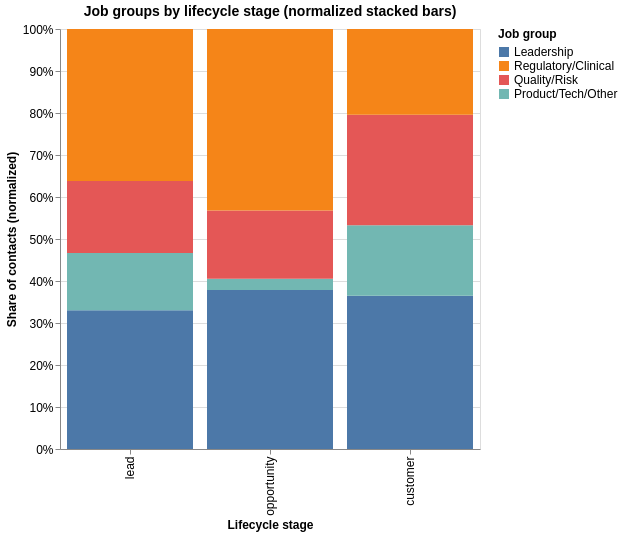

The cell this chart's notebook holds for it:
### Code cell
import altair as alt

stage_order = ["lead", "opportunity", "customer"]
group_order = ["Leadership", "Regulatory/Clinical", "Quality/Risk", "Product/Tech/Other"]

plot_df = df.copy()
plot_df["lifecycle_stage"] = pd.Categorical(plot_df["lifecycle_stage"], categories=stage_order, ordered=True)
plot_df["job_group"] = pd.Categorical(plot_df["job_group"], categories=group_order, ordered=True)

# Format percent for labels/tooltips
plot_df["pct_label"] = (plot_df["pct_within_stage"] * 100).round(1).astype(str) + "%"

chart = (
    alt.Chart(plot_df)
    .mark_bar()
    .encode(
        x=alt.X("lifecycle_stage:N", sort=stage_order, title="Lifecycle stage"),
        y=alt.Y("pct_within_stage:Q", stack="normalize", title="Share of contacts (normalized)"),
        color=alt.Color("job_group:N", sort=group_order, title="Job group"),
        tooltip=[
            alt.Tooltip("lifecycle_stage:N", title="Stage"),
            alt.Tooltip("job_group:N", title="Job group"),
            alt.Tooltip("n_contacts:Q", title="Contacts"),
            alt.Tooltip("stage_total:Q", title="Stage total"),
            alt.Tooltip("pct_within_stage:Q", title="Share", format=".1%")
        ],
        order=alt.Order("job_group:N", sort="ascending"),
    )
    .properties(
        width=420,
        height=420,
        title="Job groups by lifecycle stage (normalized stacked bars)"
    )
)


(chart).configure_axis(
    labelFontSize=12,
    titleFontSize=12
).configure_legend(
    titleFontSize=12,
    labelFontSize=12
).configure_title(
    fontSize=14
)

### Figure 1 — Vega-Lite specification as saved in the notebook (floating-point values rounded to 4 significant figures)
{"config": {"view": {"continuousWidth": 300, "continuousHeight": 300}, "axis": {"labelFontSize": 12, "titleFontSize": 12}, "legend": {"labelFontSize": 12, "titleFontSize": 12}, "title": {"fontSize": 14}}, "data": {"name": "data-54d7a85d3ae6ec9a0e3b30534ad2d219"}, "mark": {"type": "bar"}, "encoding": {"color": {"field": "job_group", "sort": ["Leadership", "Regulatory/Clinical", "Quality/Risk", "Product/Tech/Other"], "title": "Job group", "type": "nominal"}, "order": {"field": "job_group", "sort": "ascending", "type": "nominal"}, "tooltip": [{"field": "lifecycle_stage", "title": "Stage", "type": "nominal"}, {"field": "job_group", "title": "Job group", "type": "nominal"}, {"field": "n_contacts", "title": "Contacts", "type": "quantitative"}, {"field": "stage_total", "title": "Stage total", "type": "quantitative"}, {"field": "pct_within_stage", "format": ".1%", "title": "Share", "type": "quantitative"}], "x": {"field": "lifecycle_stage", "sort": ["lead", "opportunity", "customer"], "title": "Lifecycle stage", "type": "nominal"}, "y": {"field": "pct_within_stage", "stack": "normalize", "title": "Share of contacts (normalized)", "type": "quantitative"}}, "height": 420, "title": "Job groups by lifecycle stage (normalized stacked bars)", "width": 420, "$schema": "https://vega.github.io/schema/vega-lite/v5.20.1.json", "datasets": {"data-54d7a85d3ae6ec9a0e3b30534ad2d219": [{"lifecycle_stage": "lead", "job_group": "Leadership", "n_contacts": 104, "stage_total": 315.0, "pct_within_stage": 0.3302, "pct_label": "33.0%"}, {"lifecycle_stage": "lead", "job_group": "Product/Tech/Other", "n_contacts": 43, "stage_total": 315.0, "pct_within_stage": 0.1365, "pct_label": "13.7%"}, {"lifecycle_stage": "lead", "job_group": "Quality/Risk", "n_contacts": 54, "stage_total": 315.0, "pct_within_stage": 0.1714, "pct_label": "17.1%"}, {"lifecycle_stage": "lead", "job_group": "Regulatory/Clinical", "n_contacts": 114, "stage_total": 315.0, "pct_within_stage": 0.3619, "pct_label": "36.2%"}, {"lifecycle_stage": "opportunity", "job_group": "Leadership", "n_contacts": 14, "stage_total": 37.0, "pct_within_stage": 0.3784, "pct_label": "37.8%"}, {"lifecycle_stage": "opportunity", "job_group": "Product/Tech/Other", "n_contacts": 1, "stage_total": 37.0, "pct_within_stage": 0.02703, "pct_label": "2.7%"}, {"lifecycle_stage": "opportunity", "job_group": "Quality/Risk", "n_contacts": 6, "stage_total": 37.0, "pct_within_stage": 0.1622, "pct_label": "16.2%"}, {"lifecycle_stage": "opportunity", "job_group": "Regulatory/Clinical", "n_contacts": 16, "stage_total": 37.0, "pct_within_stage": 0.4324, "pct_label": "43.2%"}, {"lifecycle_stage": "customer", "job_group": "Leadership", "n_contacts": 50, "stage_total": 137.0, "pct_within_stage": 0.365, "pct_label": "36.5%"}, {"lifecycle_stage": "customer", "job_group": "Product/Tech/Other", "n_contacts": 23, "stage_total": 137.0, "pct_within_stage": 0.1679, "pct_label": "16.8%"}, {"lifecycle_stage": "customer", "job_group": "Quality/Risk", "n_contacts": 36, "stage_total": 137.0, "pct_within_stage": 0.2628, "pct_label": "26.3%"}, {"lifecycle_stage": "customer", "job_group": "Regulatory/Clinical", "n_contacts": 28, "stage_total": 137.0, "pct_within_stage": 0.2044, "pct_label": "20.4%"}]}}
